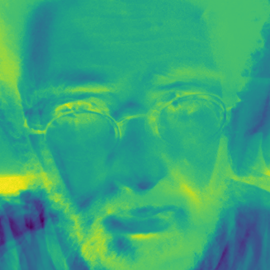
#> input picture eigenfaces/img0.png, 270 x 270 px, given in place of the camera
$ python predict.py
#> lines starting #> are read from the running program, lines starting #| are printed output that depends on the picture; after the words box and inside, x2 and y2 are one past the last pixel; in counts of white or black regions, pixels touching at a corner belong together
import cv2
import numpy as np
import matplotlib.pyplot as plt
import matplotlib.image as mpimg

from tester import Tester
from trainer import Trainer
from get_face import get_img

#-------------------------------------------------------------------

class	get_img:
	def		save_img(x, y, w, h, frame, n):
		img = frame[y+2:y+h-1, x+2:x+w-1]
		res = cv2.resize(img, dsize=(270, 270), interpolation=cv2.INTER_CUBIC)
		res2 = cv2.cvtColor(res, cv2.COLOR_BGR2GRAY)
		cv2.imwrite("save_img/img.png", res2)
		print("img{:d}.png: [SAVE]".format(n))

	def		process(self, test):
		face_cascade2=cv2.CascadeClassifier("./haarcascade/haarcascade_frontalface_alt2.xml")
		cap=cv2.VideoCapture(0)
		nb=1
		exit = 1
		while (exit):
			ret, frame=cap.read()
#> frame is the input picture: shape (270, 270, 3); mean B, G, R 123.2, 167, 53.2
			gray=cv2.cvtColor(frame, cv2.COLOR_BGR2GRAY)
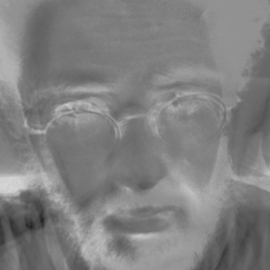
#> gray: shape (270, 270); min 30, max 215, mean 128
			face=face_cascade2.detectMultiScale(gray, scaleFactor=1.2, minNeighbors=3)
#> face = ()
			for x, y, w, h in face:
				cv2.rectangle(frame, (x, y), (x+w, y+h), (255, 0, 0), 2)
				cv2.putText(frame, "face: {:d}".format(nb), (x, y+h+20), cv2.FONT_HERSHEY_PLAIN, 1, (255, 0, 0), 2)
				if cv2.waitKey(1)&0xFF==ord('s'):
					self.save_img(x, y, w, h, frame, nb)
					exit = 0
				nb=nb+1
#> this loop made 0 passes
#> after the loop, nb = 1
			cv2.putText(frame, "Press S to take photo", (20, 20), cv2.FONT_HERSHEY_PLAIN, 1, (255, 0, 0), 2)
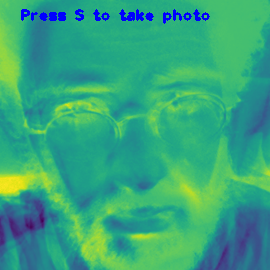
#> frame: shape (270, 270, 3); 1.26% of pixels changed, all inside (x1, y1, x2, y2) = (21, 9, 210, 24)
			cv2.imshow('vew', frame)
		cap.release()
		cv2.destroyAllWindows()
		test.tester(test)

#-------------------------------------------------------------------

if __name__ == "__main__":
	img = get_img
	test = Tester
	img.process(img, test)

$ run again, on eigenfaces/img1.png
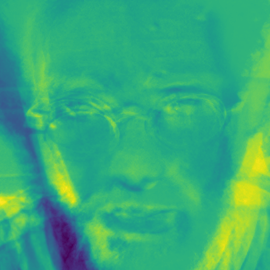
#> input picture eigenfaces/img1.png, 270 x 270 px, given in place of the camera
#> in process, frame is the input picture: shape (270, 270, 3); mean B, G, R 120.1, 172.4, 55.5
#> in process, `gray=cv2.cvtColor(frame, cv2.COLOR_BGR2GRAY)`:
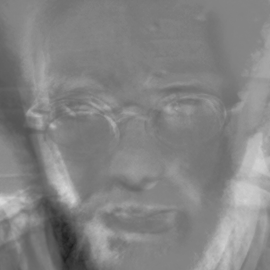
#> gray: shape (270, 270); min 30, max 215, mean 131.4
#> face = ()
#> after the loop in process, `for x, y, w, h in face:`: nb = 1
#> in process, `cv2.putText(frame, "Press S to take photo", (20, 20), cv2.FONT_HERSHEY..`:
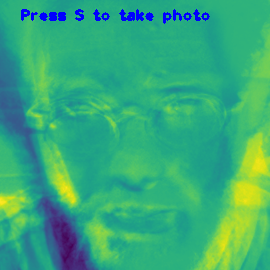
#> frame: shape (270, 270, 3); 1.26% of pixels changed, all inside (x1, y1, x2, y2) = (21, 9, 210, 24)

$ run again, on eigenfaces/img2.png
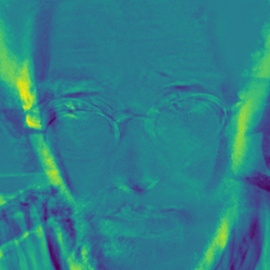
#> input picture eigenfaces/img2.png, 270 x 270 px, given in place of the camera
#> in process, frame is the input picture: shape (270, 270, 3); mean B, G, R 137.5, 128.9, 43.8
#> in process, `gray=cv2.cvtColor(frame, cv2.COLOR_BGR2GRAY)`:
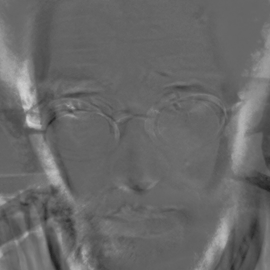
#> gray: shape (270, 270); min 30, max 215, mean 104.4
#> face = ()
#> after the loop in process, `for x, y, w, h in face:`: nb = 1
#> in process, `cv2.putText(frame, "Press S to take photo", (20, 20), cv2.FONT_HERSHEY..`:
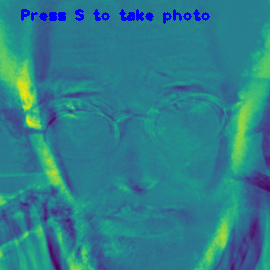
#> frame: shape (270, 270, 3); 1.26% of pixels changed, all inside (x1, y1, x2, y2) = (21, 9, 210, 24)

$ run again, on eigenfaces/img3.png
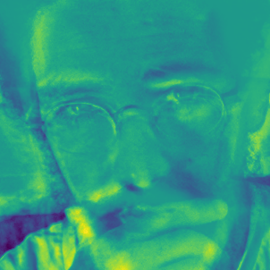
#> input picture eigenfaces/img3.png, 270 x 270 px, given in place of the camera
#> in process, frame is the input picture: shape (270, 270, 3); mean B, G, R 131.2, 155.4, 42.2
#> in process, `gray=cv2.cvtColor(frame, cv2.COLOR_BGR2GRAY)`:
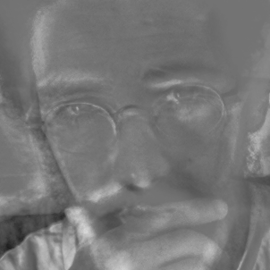
#> gray: shape (270, 270); min 30, max 215, mean 118.8
#> face = ()
#> after the loop in process, `for x, y, w, h in face:`: nb = 1
#> in process, `cv2.putText(frame, "Press S to take photo", (20, 20), cv2.FONT_HERSHEY..`:
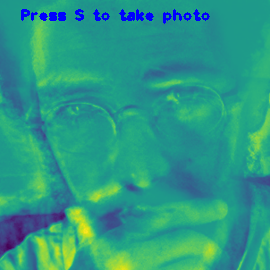
#> frame: shape (270, 270, 3); 1.26% of pixels changed, all inside (x1, y1, x2, y2) = (21, 9, 210, 24)
